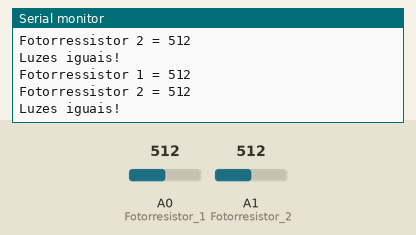
A sketch run on a simulated Arduino Uno, built with avr-gcc and run on an emulated ATmega328P. On the bench: the last lines printed to the serial monitor. The test bench sets the inputs (shaded band); at power-on: A0 (Fotorresistor_1) = 512, A1 (Fotorresistor_2) = 512.

Above: at 1.2 s.
1.3 s: A0 (Fotorresistor_1) set to 716
At 1.83 s:
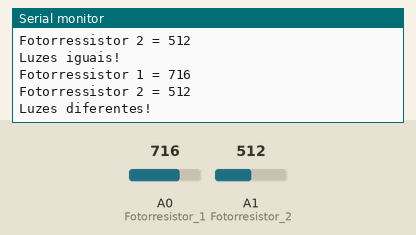
3.5 s: A1 (Fotorresistor_2) set to 716
At 3.84 s:
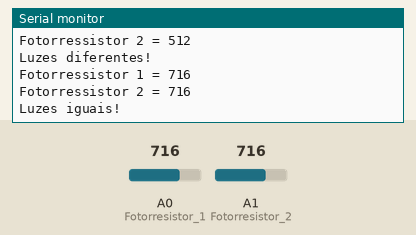
5.0 s: A0 (Fotorresistor_1) set to 900
At 5.35 s:
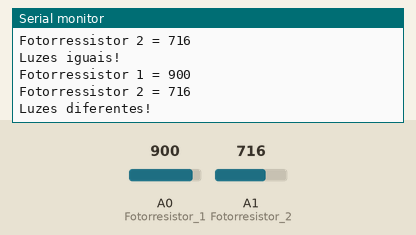
6.5 s: A1 (Fotorresistor_2) set to 900
At 6.85 s:
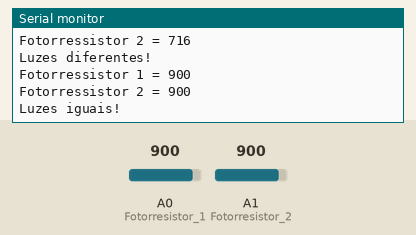
Timing chart, 0 to 9.0 s (numbered marks = the images above; inputs shaded):
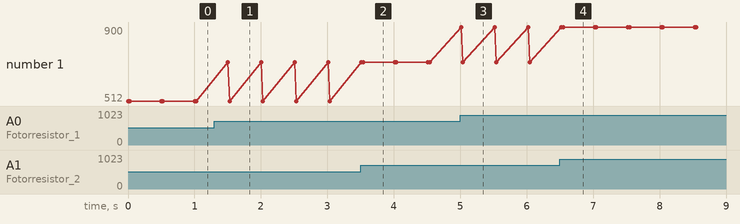

Measured:
- after the input at 1.3 s, the serial monitor: prints a new line after 0.20 s (image 1)
- after the input at 3.5 s, the serial monitor: prints a new line at once (image 2)
- after the input at 5.0 s, the serial monitor: prints a new line at once (image 3)
- after the input at 6.5 s, the serial monitor: prints a new line after 0.05 s (image 4)

The sketch:

script.ino
```cpp
void setup()
{
  Serial.begin(9600);
  pinMode(A0, INPUT); // Fotorresistor 1
  pinMode(A1, INPUT); // Fotorresistor 2
}

void loop()
{
  //Leitura do F1
  Serial.print("Fotorressistor 1 = ");
  Serial.println(analogRead(A0));

  // Leitura do F2
  Serial.print("Fotorressistor 2 = ");
  Serial.println(analogRead(A1));
  if ((analogRead(A0)) - (analogRead(A1)) == 0)
  {
    Serial.println("Luzes iguais!");
  }
  else
  {
    Serial.println("Luzes diferentes!");
  }

  // O resultado sempre saiu diferente
  delay(500);
}
```
